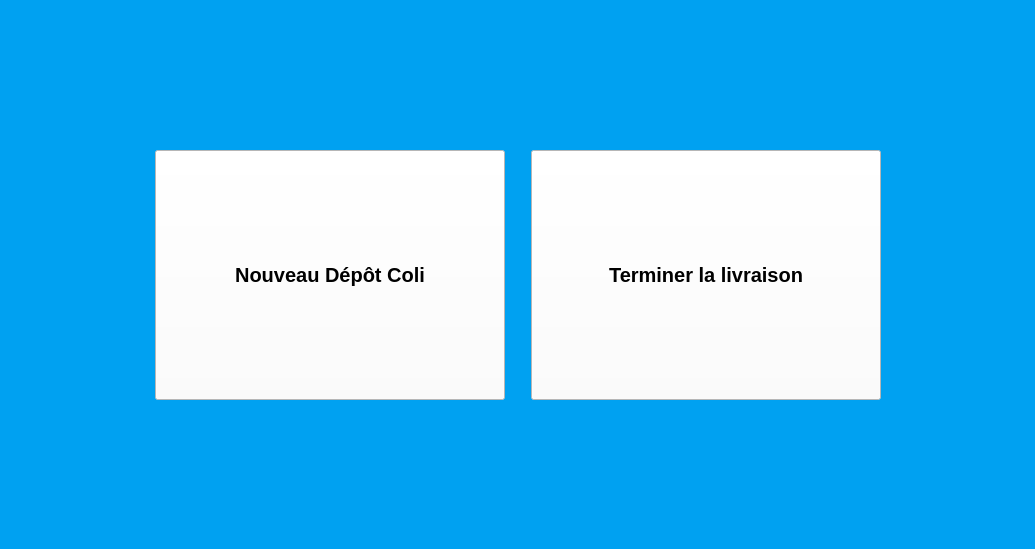
<?xml version="1.0" encoding="UTF-8"?>
<ui version="4.0">
 <class>DeliveryConfirm</class>
 <widget class="QWidget" name="DeliveryConfirm">
  <property name="geometry">
   <rect>
    <x>0</x>
    <y>0</y>
    <width>1014</width>
    <height>549</height>
   </rect>
  </property>
  <property name="windowTitle">
   <string>Form</string>
  </property>
  <property name="styleSheet">
   <string notr="true">background-color: rgb(0, 161, 241);</string>
  </property>
  <layout class="QGridLayout" name="gridLayout">
   <item row="0" column="0">
    <widget class="QStackedWidget" name="stackedWidget">
     <property name="currentIndex">
      <number>0</number>
     </property>
     <widget class="QWidget" name="ChoiceConfirm">
      <layout class="QGridLayout" name="gridLayout_3">
       <item row="0" column="0">
        <layout class="QVBoxLayout" name="verticalLayout">
         <property name="margin">
          <number>5</number>
         </property>
         <item>
          <spacer name="verticalSpacer">
           <property name="orientation">
            <enum>Qt::Vertical</enum>
           </property>
           <property name="sizeHint" stdset="0">
            <size>
             <width>20</width>
             <height>40</height>
            </size>
           </property>
          </spacer>
         </item>
         <item>
          <layout class="QHBoxLayout" name="horizontalLayout_3">
           <property name="margin">
            <number>5</number>
           </property>
           <item>
            <spacer name="horizontalSpacer_5">
             <property name="orientation">
              <enum>Qt::Horizontal</enum>
             </property>
             <property name="sizeHint" stdset="0">
              <size>
               <width>40</width>
               <height>20</height>
              </size>
             </property>
            </spacer>
           </item>
           <item>
            <widget class="QToolButton" name="B_NewClient">
             <property name="minimumSize">
              <size>
               <width>350</width>
               <height>250</height>
              </size>
             </property>
             <property name="maximumSize">
              <size>
               <width>350</width>
               <height>250</height>
              </size>
             </property>
             <property name="palette">
              <palette>
               <active>
                <colorrole role="Button">
                 <brush brushstyle="SolidPattern">
                  <color alpha="255">
                   <red>255</red>
                   <green>255</green>
                   <blue>255</blue>
                  </color>
                 </brush>
                </colorrole>
                <colorrole role="Base">
                 <brush brushstyle="SolidPattern">
                  <color alpha="255">
                   <red>255</red>
                   <green>255</green>
                   <blue>255</blue>
                  </color>
                 </brush>
                </colorrole>
                <colorrole role="Window">
                 <brush brushstyle="SolidPattern">
                  <color alpha="255">
                   <red>255</red>
                   <green>255</green>
                   <blue>255</blue>
                  </color>
                 </brush>
                </colorrole>
               </active>
               <inactive>
                <colorrole role="Button">
                 <brush brushstyle="SolidPattern">
                  <color alpha="255">
                   <red>255</red>
                   <green>255</green>
                   <blue>255</blue>
                  </color>
                 </brush>
                </colorrole>
                <colorrole role="Base">
                 <brush brushstyle="SolidPattern">
                  <color alpha="255">
                   <red>255</red>
                   <green>255</green>
                   <blue>255</blue>
                  </color>
                 </brush>
                </colorrole>
                <colorrole role="Window">
                 <brush brushstyle="SolidPattern">
                  <color alpha="255">
                   <red>255</red>
                   <green>255</green>
                   <blue>255</blue>
                  </color>
                 </brush>
                </colorrole>
               </inactive>
               <disabled>
                <colorrole role="Button">
                 <brush brushstyle="SolidPattern">
                  <color alpha="255">
                   <red>255</red>
                   <green>255</green>
                   <blue>255</blue>
                  </color>
                 </brush>
                </colorrole>
                <colorrole role="Base">
                 <brush brushstyle="SolidPattern">
                  <color alpha="255">
                   <red>255</red>
                   <green>255</green>
                   <blue>255</blue>
                  </color>
                 </brush>
                </colorrole>
                <colorrole role="Window">
                 <brush brushstyle="SolidPattern">
                  <color alpha="255">
                   <red>255</red>
                   <green>255</green>
                   <blue>255</blue>
                  </color>
                 </brush>
                </colorrole>
               </disabled>
              </palette>
             </property>
             <property name="font">
              <font>
               <pointsize>15</pointsize>
               <weight>75</weight>
               <bold>true</bold>
              </font>
             </property>
             <property name="styleSheet">
              <string notr="true">QToolButton{
 background-color: rgb(255, 255, 255);
}

QToolButton:pressed{ 
	background-color: rgb(222, 222, 222);
}</string>
             </property>
             <property name="text">
              <string>Nouveau Dépôt Coli</string>
             </property>
             <property name="icon">
              <iconset resource="Src.qrc">
               <normaloff>:/ImgList/DeliveryPackage</normaloff>:/ImgList/DeliveryPackage</iconset>
             </property>
             <property name="iconSize">
              <size>
               <width>150</width>
               <height>150</height>
              </size>
             </property>
             <property name="toolButtonStyle">
              <enum>Qt::ToolButtonTextUnderIcon</enum>
             </property>
            </widget>
           </item>
           <item>
            <spacer name="horizontalSpacer">
             <property name="orientation">
              <enum>Qt::Horizontal</enum>
             </property>
             <property name="sizeType">
              <enum>QSizePolicy::Fixed</enum>
             </property>
             <property name="sizeHint" stdset="0">
              <size>
               <width>20</width>
               <height>20</height>
              </size>
             </property>
            </spacer>
           </item>
           <item>
            <widget class="QToolButton" name="B_Finish_Delivery">
             <property name="minimumSize">
              <size>
               <width>350</width>
               <height>250</height>
              </size>
             </property>
             <property name="maximumSize">
              <size>
               <width>350</width>
               <height>250</height>
              </size>
             </property>
             <property name="palette">
              <palette>
               <active>
                <colorrole role="Button">
                 <brush brushstyle="SolidPattern">
                  <color alpha="255">
                   <red>255</red>
                   <green>255</green>
                   <blue>255</blue>
                  </color>
                 </brush>
                </colorrole>
                <colorrole role="Base">
                 <brush brushstyle="SolidPattern">
                  <color alpha="255">
                   <red>255</red>
                   <green>255</green>
                   <blue>255</blue>
                  </color>
                 </brush>
                </colorrole>
                <colorrole role="Window">
                 <brush brushstyle="SolidPattern">
                  <color alpha="255">
                   <red>255</red>
                   <green>255</green>
                   <blue>255</blue>
                  </color>
                 </brush>
                </colorrole>
               </active>
               <inactive>
                <colorrole role="Button">
                 <brush brushstyle="SolidPattern">
                  <color alpha="255">
                   <red>255</red>
                   <green>255</green>
                   <blue>255</blue>
                  </color>
                 </brush>
                </colorrole>
                <colorrole role="Base">
                 <brush brushstyle="SolidPattern">
                  <color alpha="255">
                   <red>255</red>
                   <green>255</green>
                   <blue>255</blue>
                  </color>
                 </brush>
                </colorrole>
                <colorrole role="Window">
                 <brush brushstyle="SolidPattern">
                  <color alpha="255">
                   <red>255</red>
                   <green>255</green>
                   <blue>255</blue>
                  </color>
                 </brush>
                </colorrole>
               </inactive>
               <disabled>
                <colorrole role="Button">
                 <brush brushstyle="SolidPattern">
                  <color alpha="255">
                   <red>255</red>
                   <green>255</green>
                   <blue>255</blue>
                  </color>
                 </brush>
                </colorrole>
                <colorrole role="Base">
                 <brush brushstyle="SolidPattern">
                  <color alpha="255">
                   <red>255</red>
                   <green>255</green>
                   <blue>255</blue>
                  </color>
                 </brush>
                </colorrole>
                <colorrole role="Window">
                 <brush brushstyle="SolidPattern">
                  <color alpha="255">
                   <red>255</red>
                   <green>255</green>
                   <blue>255</blue>
                  </color>
                 </brush>
                </colorrole>
               </disabled>
              </palette>
             </property>
             <property name="font">
              <font>
               <pointsize>15</pointsize>
               <weight>75</weight>
               <bold>true</bold>
              </font>
             </property>
             <property name="styleSheet">
              <string notr="true">QToolButton{
 background-color: rgb(255, 255, 255);
}

QToolButton:pressed{ 
	background-color: rgb(222, 222, 222);
}</string>
             </property>
             <property name="text">
              <string>Terminer la livraison</string>
             </property>
             <property name="icon">
              <iconset resource="Src.qrc">
               <normaloff>:/ImgList/Car</normaloff>:/ImgList/Car</iconset>
             </property>
             <property name="iconSize">
              <size>
               <width>150</width>
               <height>150</height>
              </size>
             </property>
             <property name="toolButtonStyle">
              <enum>Qt::ToolButtonTextUnderIcon</enum>
             </property>
            </widget>
           </item>
           <item>
            <spacer name="horizontalSpacer_6">
             <property name="orientation">
              <enum>Qt::Horizontal</enum>
             </property>
             <property name="sizeHint" stdset="0">
              <size>
               <width>40</width>
               <height>20</height>
              </size>
             </property>
            </spacer>
           </item>
          </layout>
         </item>
         <item>
          <spacer name="verticalSpacer_4">
           <property name="orientation">
            <enum>Qt::Vertical</enum>
           </property>
           <property name="sizeHint" stdset="0">
            <size>
             <width>20</width>
             <height>40</height>
            </size>
           </property>
          </spacer>
         </item>
        </layout>
       </item>
      </layout>
     </widget>
     <widget class="QWidget" name="LoadSave">
      <layout class="QGridLayout" name="gridLayout_2">
       <item row="4" column="0" colspan="2">
        <layout class="QHBoxLayout" name="horizontalLayout_4">
         <property name="margin">
          <number>5</number>
         </property>
         <item>
          <spacer name="horizontalSpacer_7">
           <property name="orientation">
            <enum>Qt::Horizontal</enum>
           </property>
           <property name="sizeHint" stdset="0">
            <size>
             <width>40</width>
             <height>20</height>
            </size>
           </property>
          </spacer>
         </item>
         <item>
          <widget class="QProgressBar" name="progressBar">
           <property name="minimumSize">
            <size>
             <width>711</width>
             <height>81</height>
            </size>
           </property>
           <property name="maximumSize">
            <size>
             <width>711</width>
             <height>81</height>
            </size>
           </property>
           <property name="palette">
            <palette>
             <active>
              <colorrole role="WindowText">
               <brush brushstyle="SolidPattern">
                <color alpha="255">
                 <red>0</red>
                 <green>0</green>
                 <blue>0</blue>
                </color>
               </brush>
              </colorrole>
              <colorrole role="Button">
               <brush brushstyle="SolidPattern">
                <color alpha="255">
                 <red>229</red>
                 <green>229</green>
                 <blue>229</blue>
                </color>
               </brush>
              </colorrole>
              <colorrole role="Text">
               <brush brushstyle="SolidPattern">
                <color alpha="255">
                 <red>0</red>
                 <green>0</green>
                 <blue>0</blue>
                </color>
               </brush>
              </colorrole>
              <colorrole role="ButtonText">
               <brush brushstyle="SolidPattern">
                <color alpha="255">
                 <red>0</red>
                 <green>0</green>
                 <blue>0</blue>
                </color>
               </brush>
              </colorrole>
              <colorrole role="Base">
               <brush brushstyle="SolidPattern">
                <color alpha="255">
                 <red>229</red>
                 <green>229</green>
                 <blue>229</blue>
                </color>
               </brush>
              </colorrole>
              <colorrole role="Window">
               <brush brushstyle="SolidPattern">
                <color alpha="255">
                 <red>229</red>
                 <green>229</green>
                 <blue>229</blue>
                </color>
               </brush>
              </colorrole>
             </active>
             <inactive>
              <colorrole role="WindowText">
               <brush brushstyle="SolidPattern">
                <color alpha="255">
                 <red>0</red>
                 <green>0</green>
                 <blue>0</blue>
                </color>
               </brush>
              </colorrole>
              <colorrole role="Button">
               <brush brushstyle="SolidPattern">
                <color alpha="255">
                 <red>229</red>
                 <green>229</green>
                 <blue>229</blue>
                </color>
               </brush>
              </colorrole>
              <colorrole role="Text">
               <brush brushstyle="SolidPattern">
                <color alpha="255">
                 <red>0</red>
                 <green>0</green>
                 <blue>0</blue>
                </color>
               </brush>
              </colorrole>
              <colorrole role="ButtonText">
               <brush brushstyle="SolidPattern">
                <color alpha="255">
                 <red>0</red>
                 <green>0</green>
                 <blue>0</blue>
                </color>
               </brush>
              </colorrole>
              <colorrole role="Base">
               <brush brushstyle="SolidPattern">
                <color alpha="255">
                 <red>229</red>
                 <green>229</green>
                 <blue>229</blue>
                </color>
               </brush>
              </colorrole>
              <colorrole role="Window">
               <brush brushstyle="SolidPattern">
                <color alpha="255">
                 <red>229</red>
                 <green>229</green>
                 <blue>229</blue>
                </color>
               </brush>
              </colorrole>
             </inactive>
             <disabled>
              <colorrole role="WindowText">
               <brush brushstyle="SolidPattern">
                <color alpha="255">
                 <red>0</red>
                 <green>0</green>
                 <blue>0</blue>
                </color>
               </brush>
              </colorrole>
              <colorrole role="Button">
               <brush brushstyle="SolidPattern">
                <color alpha="255">
                 <red>229</red>
                 <green>229</green>
                 <blue>229</blue>
                </color>
               </brush>
              </colorrole>
              <colorrole role="Text">
               <brush brushstyle="SolidPattern">
                <color alpha="255">
                 <red>0</red>
                 <green>0</green>
                 <blue>0</blue>
                </color>
               </brush>
              </colorrole>
              <colorrole role="ButtonText">
               <brush brushstyle="SolidPattern">
                <color alpha="255">
                 <red>0</red>
                 <green>0</green>
                 <blue>0</blue>
                </color>
               </brush>
              </colorrole>
              <colorrole role="Base">
               <brush brushstyle="SolidPattern">
                <color alpha="255">
                 <red>229</red>
                 <green>229</green>
                 <blue>229</blue>
                </color>
               </brush>
              </colorrole>
              <colorrole role="Window">
               <brush brushstyle="SolidPattern">
                <color alpha="255">
                 <red>229</red>
                 <green>229</green>
                 <blue>229</blue>
                </color>
               </brush>
              </colorrole>
             </disabled>
            </palette>
           </property>
           <property name="font">
            <font>
             <pointsize>12</pointsize>
             <weight>75</weight>
             <bold>true</bold>
            </font>
           </property>
           <property name="autoFillBackground">
            <bool>false</bool>
           </property>
           <property name="styleSheet">
            <string notr="true">QProgressBar {
    border-radius: 40px;
    width: 20px;
	background-color: rgb(229, 229, 229);
	color:black
}

QProgressBar::chunk:horizontal {
	background: qlineargradient(x1: 0, y1: 0.5, x2: 1, y2: 0.5, stop: 0 orange, stop: 1 orange);
    
	border-radius: 40px;
}</string>
           </property>
           <property name="value">
            <number>0</number>
           </property>
           <property name="alignment">
            <set>Qt::AlignCenter</set>
           </property>
           <property name="invertedAppearance">
            <bool>false</bool>
           </property>
           <property name="textDirection">
            <enum>QProgressBar::TopToBottom</enum>
           </property>
          </widget>
         </item>
         <item>
          <spacer name="horizontalSpacer_8">
           <property name="orientation">
            <enum>Qt::Horizontal</enum>
           </property>
           <property name="sizeHint" stdset="0">
            <size>
             <width>40</width>
             <height>20</height>
            </size>
           </property>
          </spacer>
         </item>
        </layout>
       </item>
       <item row="2" column="0" colspan="2">
        <layout class="QHBoxLayout" name="horizontalLayout_2">
         <property name="margin">
          <number>5</number>
         </property>
         <item>
          <spacer name="horizontalSpacer_3">
           <property name="orientation">
            <enum>Qt::Horizontal</enum>
           </property>
           <property name="sizeHint" stdset="0">
            <size>
             <width>40</width>
             <height>20</height>
            </size>
           </property>
          </spacer>
         </item>
         <item>
          <widget class="QLabel" name="label">
           <property name="minimumSize">
            <size>
             <width>491</width>
             <height>31</height>
            </size>
           </property>
           <property name="font">
            <font>
             <pointsize>19</pointsize>
             <weight>75</weight>
             <bold>true</bold>
            </font>
           </property>
           <property name="styleSheet">
            <string notr="true">color: rgb(255, 255, 255);</string>
           </property>
           <property name="text">
            <string>Enregistrement des colis au serveur LMS...</string>
           </property>
           <property name="alignment">
            <set>Qt::AlignCenter</set>
           </property>
          </widget>
         </item>
         <item>
          <spacer name="horizontalSpacer_4">
           <property name="orientation">
            <enum>Qt::Horizontal</enum>
           </property>
           <property name="sizeHint" stdset="0">
            <size>
             <width>40</width>
             <height>20</height>
            </size>
           </property>
          </spacer>
         </item>
        </layout>
       </item>
       <item row="1" column="0" colspan="2">
        <spacer name="verticalSpacer_5">
         <property name="orientation">
          <enum>Qt::Vertical</enum>
         </property>
         <property name="sizeHint" stdset="0">
          <size>
           <width>20</width>
           <height>228</height>
          </size>
         </property>
        </spacer>
       </item>
       <item row="3" column="0" colspan="2">
        <spacer name="verticalSpacer_6">
         <property name="orientation">
          <enum>Qt::Vertical</enum>
         </property>
         <property name="sizeType">
          <enum>QSizePolicy::Fixed</enum>
         </property>
         <property name="sizeHint" stdset="0">
          <size>
           <width>20</width>
           <height>40</height>
          </size>
         </property>
        </spacer>
       </item>
       <item row="5" column="0" colspan="2">
        <spacer name="verticalSpacer_7">
         <property name="orientation">
          <enum>Qt::Vertical</enum>
         </property>
         <property name="sizeHint" stdset="0">
          <size>
           <width>995</width>
           <height>228</height>
          </size>
         </property>
        </spacer>
       </item>
      </layout>
     </widget>
    </widget>
   </item>
  </layout>
 </widget>
 <resources>
  <include location="Src.qrc"/>
 </resources>
 <connections/>
</ui>
